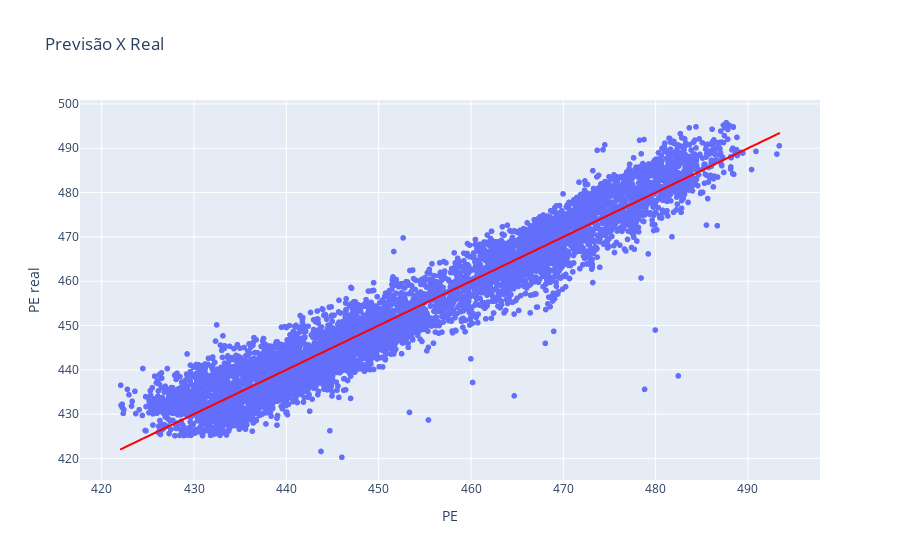

The cell this chart's notebook holds for it:
### Markdown cell above
Abaixo, uma comparação entre os dados previstos x dados reais.

### Code cell
import plotly.express as px

# Prevendo os valores do treino X_train
y_predict_train = model_ols.predict(X_train)

# Gráfico para análise dos resíduos com os dados de treino
px.scatter(x=y_predict_train, y=y_train,
           title='Previsão X Real',
           trendline='ols',
           trendline_color_override='red',
           labels = {'x': 'PE', 'y': 'PE real'})

### Figure 1 — Plotly figure (JSON) as saved in the notebook; plotly's stock layout.template omitted (floating-point values rounded to 4 significant figures; data arrays with more than 128 entries replaced by an {"elided": "..."} marker saying what was removed)
{"data": [{"hovertemplate": "PE=%{x}<br>PE real=%{y}<extra></extra>", "legendgroup": "", "marker": {"color": "#636efa", "symbol": "circle"}, "mode": "markers", "name": "", "showlegend": false, "type": "scattergl", "x": {"elided": "6697 float values"}, "xaxis": "x", "y": {"elided": "6697 float values"}, "yaxis": "y"}, {"hovertemplate": "<b>OLS trendline</b><br>y = 1 * x + -5.96717e-12<br>R<sup>2</sup>=0.928930<br><br>PE=%{x}<br>PE real=%{y} <b>(trend)</b><extra></extra>", "legendgroup": "", "line": {"color": "red"}, "marker": {"color": "#636efa", "symbol": "circle"}, "mode": "lines", "name": "", "showlegend": false, "type": "scattergl", "x": {"elided": "6697 float values"}, "xaxis": "x", "y": {"elided": "6697 float values"}, "yaxis": "y"}], "layout": {"legend": {"tracegroupgap": 0}, "title": {"text": "Previsão X Real"}, "xaxis": {"anchor": "y", "domain": [0, 1], "title": {"text": "PE"}}, "yaxis": {"anchor": "x", "domain": [0, 1], "title": {"text": "PE real"}}}}
